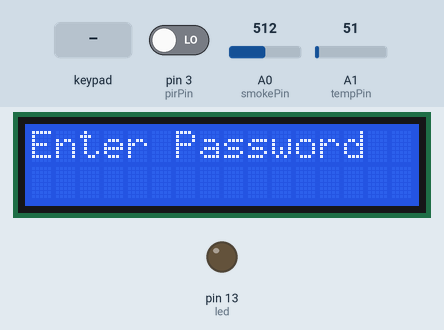
Bench run of a sketch on a simulated Arduino Uno, built with avr-gcc and run on an emulated ATmega328P. Parts: 16×2 character LCD, output pins drawn as LEDs (lit = HIGH). The test bench sets the inputs (shaded band); at power-on: pin 3 (pirPin) LOW, A0 (smokePin) = 512, A1 (tempPin) = 51. EEPROM starts erased; pins used as bus, display or sensor lines are not drawn; what the sketch prints to the serial monitor is not drawn.

Above: at 3.2 s.
3.3 s: key 'A' pressed
At 5.4 s:
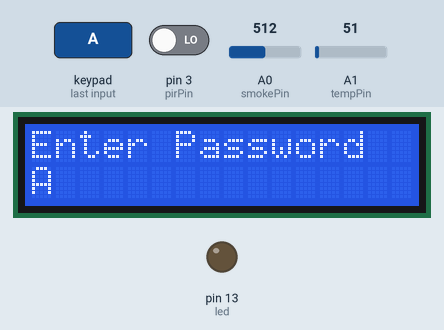
6.0 s: keypad keys 1 1 1 0 9 8 pressed 1.5 s apart
At 11.3 s:
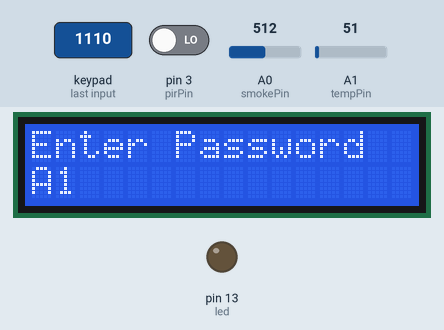
21.4 s: pin 3 (pirPin) driven HIGH
At 23.6 s:
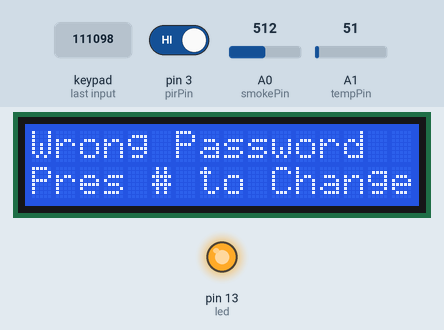
27.8 s: pin 3 (pirPin) driven LOW
At 31.2 s:
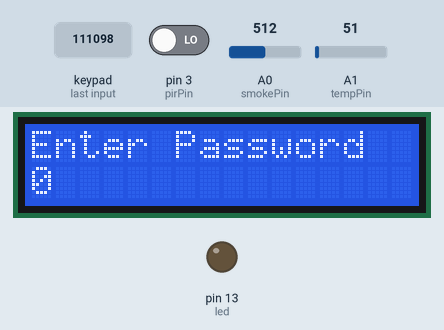
Timing chart, 0 to 32.7 s (numbered marks = the images above; inputs shaded):
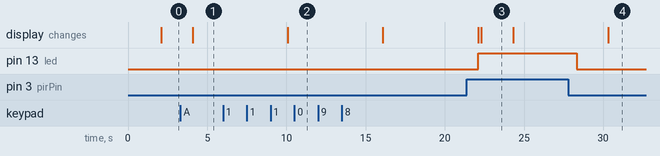

The sketch:

MSD_PRoject.ino
```cpp
#include <Keypad.h>
#include<LiquidCrystal.h>
#include<EEPROM.h>

const byte Rows= 4; //number of rows on the keypad i.e. 4
const byte Cols= 4; //number of columns on the keypad i,e, 4
char keymap[Rows][Cols]=
{
{'1', '2', '3','A'},
{'4', '5', '6','B'},
{'7', '8', '9','C'},
{'*', '0', '#','D'}
};

byte rPins[Rows]= {11,10,9,8}; //Rows 0 to 3
byte cPins[Cols]= {7,6,5,4}; //Columns 0 to 3

Keypad keypad_key= Keypad(makeKeymap(keymap), rPins, cPins, Rows, Cols);

char password[4];
char initial_password[4],new_password[4];
int i=0;
int relay_pin = 10;
char key_pressed=0;
LiquidCrystal liquid_crystal_display(9,8,7,6,5,4);

//temperature
int valTemp;
int tempPin = A1;
//Pir
int pirPin = 3;              // the pin that the sensor is atteched to
int pirState = LOW;             // by default, no motion detected
//MQ-6
int smokePin = A0;

int led = 13;

void setup() {
    // put your setup code here, to run once:
    Serial.begin(9600);
    pinMode(tempPin,INPUT);      // initialize LM35sensor as an input
    pinMode(pirPin, INPUT);    // initialize PIRsensor as an input
    pinMode(smokePin, INPUT);     // initialize MQ-6 sensor as an input
    pinMode(led,OUTPUT);


    pinMode(relay_pin, OUTPUT);
    liquid_crystal_display.begin(16,2);
    liquid_crystal_display.print("MSD Project");
    liquid_crystal_display.setCursor(0,1);
    liquid_crystal_display.print("Electronic Lock ");
    delay(2000);
    liquid_crystal_display.clear();
    liquid_crystal_display.print("Enter Password");
    liquid_crystal_display.setCursor(0,1);
    initialpassword();


}

void loop() {
    // put your main code here, to run repeatedly:

    valTemp = analogRead(tempPin);
    float mv = ( valTemp/1024.0)*5000;
    float cel = mv/10;
    float farh = (cel*9)/5 + 32;
    Serial.print("TEMPRATURE = ");
    Serial.print(cel);
    Serial.print("*C");
    Serial.println();
    delay(1000);
    /* uncomment this to get temperature in farenhite
    Serial.print("TEMPRATURE = ");
    Serial.print(farh);
    Serial.print("*F");
    Serial.println();
    */


    //GAS Sensor
    int analogSensor = analogRead(smokePin);
    Serial.print("Gas Value: ");
    Serial.println(analogSensor);
    delay(1000);

    //PIR
    int valPIR = digitalRead(pirPin);   // read PIRsensor value
    if (valPIR == HIGH) {           // check if the sensor is HIGH
          digitalWrite(led, HIGH);   // turn LED ON
          //delay(100);                // delay 100 milliseconds

          if (pirState == LOW) {
            Serial.println("Motion detected!");
            pirState = HIGH;       // update variable state to HIGH
          }
        }
     else{
           digitalWrite(led, LOW); // turn LED OFF
           //delay(200);             // delay 200 milliseconds

           if (pirState == HIGH){
           Serial.println("Motion stopped!");
           pirState = LOW;       // update variable state to LOW
          }
     }

     //password lock
     digitalWrite(relay_pin, HIGH);
     char key_pressed = keypad_key.getKey();
     /*if (key_pressed != NO_KEY)
     {
          Serial.println(key_pressed);
     }*/
     if(key_pressed=='#')
        change();
     if(key_pressed)
     {
       password[i++]=key_pressed;
       liquid_crystal_display.print(key_pressed);
    }
    if(i==4)
    {
      delay(200);
      for(int j=0;j<4;j++)
        initial_password[j]=EEPROM.read(j);

      if(!(strncmp(password, initial_password,4)))
      {
        liquid_crystal_display.clear();
        liquid_crystal_display.print("Pass Accepted");
        digitalWrite(relay_pin, LOW);
        delay(2000);
        liquid_crystal_display.setCursor(0,1);
        liquid_crystal_display.print("Pres # to change");
        delay(2000);
        liquid_crystal_display.clear();
        liquid_crystal_display.print("Enter Password:");
        liquid_crystal_display.setCursor(0,1);
        i=0;
      }
      else
      {
        digitalWrite(relay_pin, HIGH);
        liquid_crystal_display.clear();
        liquid_crystal_display.print("Wrong Password");
        liquid_crystal_display.setCursor(0,1);
        liquid_crystal_display.print("Pres # to Change");
        delay(2000);
        liquid_crystal_display.clear();
        liquid_crystal_display.print("Enter Password");
        liquid_crystal_display.setCursor(0,1);
        i=0;
      }
    }
}

void change()
{
  int j=0;
  liquid_crystal_display.clear();
  liquid_crystal_display.print("Current Password");
  liquid_crystal_display.setCursor(0,1);
  while(j<4)
  {
    char key=keypad_key.getKey();
    if(key)
    {
      new_password[j++]=key;
      liquid_crystal_display.print(key);
    }
    key=0;
  }
  delay(500);
  if((strncmp(new_password, initial_password, 4)))
  {
    liquid_crystal_display.clear();
    liquid_crystal_display.print("Wrong Password");
    liquid_crystal_display.setCursor(0,1);
    liquid_crystal_display.print("Try Again");
    delay(1000);
  }
  else
  {
    j=0;
    liquid_crystal_display.clear();
    liquid_crystal_display.print("New Password:");
    liquid_crystal_display.setCursor(0,1);
    while(j<4)
    {
      char key=keypad_key.getKey();
      if(key)
      {
        initial_password[j]=key;
        liquid_crystal_display.print(key);
        EEPROM.write(j,key);
        j++;
      }
    }
    liquid_crystal_display.print("Pass Changed");
    delay(1000);
  }
  liquid_crystal_display.clear();
  liquid_crystal_display.print("Enter Password");
  liquid_crystal_display.setCursor(0,1);
  key_pressed=0;
}

void initialpassword(){
  for(int j=0;j<4;j++)
    EEPROM.write(j, j+49);
  for(int j=0;j<4;j++)
    initial_password[j]=EEPROM.read(j);
}
```

Measured:
- after the input at 3.3 s, the display: changes after 0.79 s (image 1)
- after the input at 6.0 s, the display: changes after 4.1 s (image 2)
- after the input at 21.4 s, pin 13 (led): LOW → HIGH after 0.70 s
- after the input at 27.8 s, pin 13 (led): HIGH → LOW after 0.51 s
- what the display in image 3 shows lasts 2.0 s, from 22.3 s to 24.3 s
